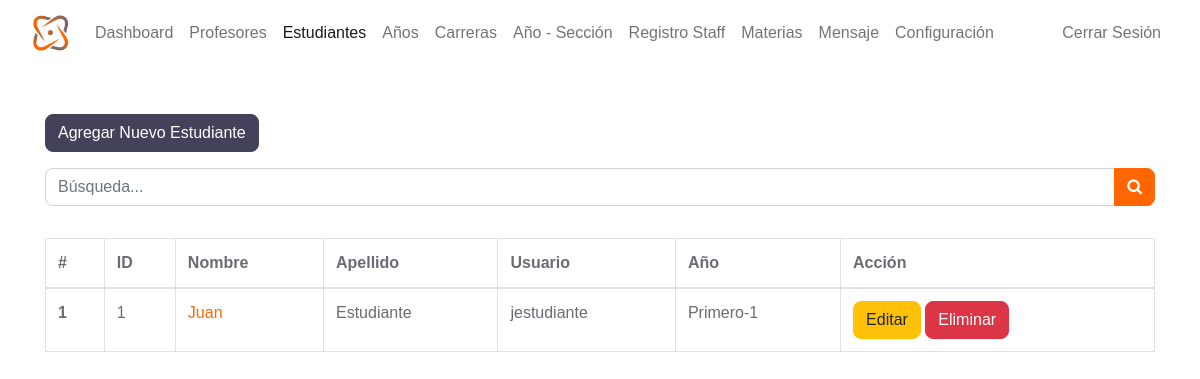
The page /admin/student.php (signed in) on the database its author committed.
### tables this page shows
CREATE TABLE `students` (
  `student_id` int(11) NOT NULL,
  `username` varchar(127) NOT NULL,
  `password` varchar(255) NOT NULL,
  `fname` varchar(127) NOT NULL,
  `lname` varchar(255) NOT NULL,
  `grade` int(11) NOT NULL,
  `section` int(11) NOT NULL,
  `address` varchar(31) NOT NULL,
  `gender` varchar(7) NOT NULL,
  `email_address` varchar(255) NOT NULL,
  `date_of_birth` date NOT NULL,
  `date_of_joined` timestamp NULL DEFAULT current_timestamp(),
  `parent_fname` varchar(127) NOT NULL,
  `parent_lname` varchar(127) NOT NULL,
  `parent_phone_number` varchar(31) NOT NULL
);

CREATE TABLE `grades` (
  `grade_id` int(11) NOT NULL,
  `grade` varchar(31) NOT NULL,
  `grade_code` varchar(7) NOT NULL
);

### admin/data/student.php (called while the page is built, shortened)
<?php
function getAllStudents($conn){
   $sql = "SELECT * FROM students";
   $stmt = $conn->prepare($sql);
   $stmt->execute();
   if ($stmt->rowCount() >= 1) {
     $students = $stmt->fetchAll();
     return $students;
   }else {
   	return 0;
   }
}

### admin/data/grade.php (called while the page is built, shortened)
<?php
function getGradeById($grade_id, $conn){
   $sql = "SELECT * FROM grades
           WHERE grade_id=?";
   $stmt = $conn->prepare($sql);
   $stmt->execute([$grade_id]);
   if ($stmt->rowCount() == 1) {
     $grade = $stmt->fetch();
     return $grade;
   }else {
    return 0;
   }
}

### admin/student.php (the view, shortened to what this page needs)
<?php
if (
  isset($_SESSION['admin_id']) &&
  isset($_SESSION['role'])
) {
  if ($_SESSION['role'] == 'Admin') {
    include "../DB_connection.php";
    include "data/student.php";
    include "data/grade.php";
    $students = getAllStudents($conn);
?>
    <!DOCTYPE html>
    <html lang="en">
    <head>
      <link rel="stylesheet" href="https://cdn.jsdelivr.net/npm/bootstrap@5.2.0/dist/css/bootstrap.min.css">
      <link rel="stylesheet" href="../css/style.css">
      <link rel="stylesheet" href="https://cdnjs.cloudflare.com/ajax/libs/font-awesome/4.7.0/css/font-awesome.min.css">
    </head>
    <body>
      <?php
      include "inc/navbar.php";
      if ($students != 0) {
      ?>
        <div class="container mt-5">
          <a href="student-add.php" class="btn btn-dark">Agregar Nuevo Estudiante</a>
          <form action="student-search.php" class="mt-3 n-table" method="get">
            <div class="input-group mb-3">
              <input type="text" class="form-control" name="searchKey" placeholder="Búsqueda...">
              <button class="btn btn-primary">
                <i class="fa fa-search" aria-hidden="true"></i>
              </button>
            </div>
          </form>
          <div class="table-responsive">
            <table class="table table-bordered mt-3 n-table">
              <thead>
                <tr>
                  <th scope="col">#</th>
                  <th scope="col">ID</th>
                  <th scope="col">Nombre</th>
                  <th scope="col">Apellido</th>
                  <th scope="col">Usuario</th>
                  <th scope="col">Año</th>
                  <th scope="col">Acción</th>
                </tr>
              </thead>
              <tbody>
                <?php $i = 0;
                foreach ($students as $student) {
                  $i++;  ?>
                  <tr>
                    <th scope="row"><?= $i ?></th>
                    <td><?= $student['student_id'] ?></td>
                    <td>
                      <a href="student-view.php?student_id=<?= $student['student_id'] ?>">
                        <?= $student['fname'] ?>
                      </a>
                    </td>
                    <td><?= $student['lname'] ?></td>
                    <td><?= $student['username'] ?></td>
                    <td>
                      <?php
                      $grade = $student['grade'];
                      $g_temp = getGradeById($grade, $conn);
                      if ($g_temp != 0) {
                        echo $g_temp['grade_code'] . '-' .
                          $g_temp['grade'];
                      }
                      ?>
                    </td>
                    <td>
                      <a href="student-edit.php?student_id=<?= $student['student_id'] ?>" class="btn btn-warning">Editar</a>
                      <a href="student-delete.php?student_id=<?= $student['student_id'] ?>" class="btn btn-danger">Eliminar</a>
                    </td>
                  </tr>
                <?php } ?>
              </tbody>
            </table>
          </div>
        <?php } else { ?>
          <div class="alert alert-info .w-450 m-5" role="alert">
            Empty!
          </div>
        <?php } ?>
        </div>
    </body>
    </html>
<?php
  } else {
    header("Location: ../login.php");
    exit;
  }
} else {
  header("Location: ../login.php");
  exit;
}
?>

### rows shown on the page
students: student_id "1", fname "Juan", lname "Estudiante", username "jestudiante", grades.grade_code "Primero", grades.grade "1"
